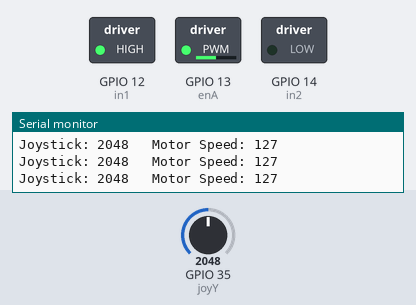
Bench run of a sketch on a simulated ESP32. Shown: switched loads named in the sketch (green lamp = pin HIGH), the last lines printed to the serial monitor. The inputs (shaded band) are chosen by the test bench; at power-on: GPIO 35 (joyY) = 2048.

Above: at 1.2 s.
1.3 s: GPIO 35 (joyY) set to 2866
At 2.5 s:
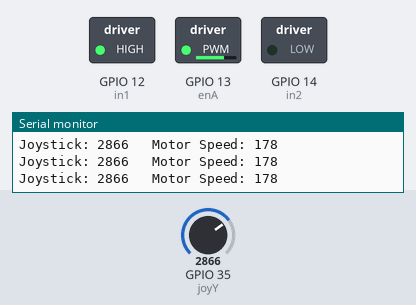
2.8 s: GPIO 35 (joyY) set to 3603
At 4.0 s:
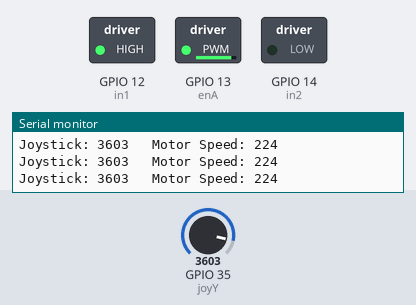
4.3 s: GPIO 35 (joyY) set to 491
At 5.3 s:
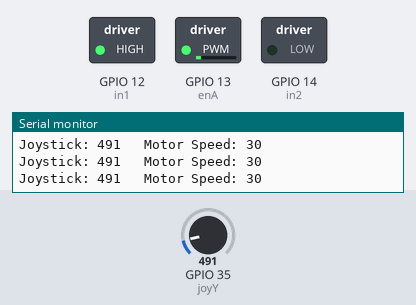
5.8 s: GPIO 35 (joyY) set to 0
At 6.7 s:
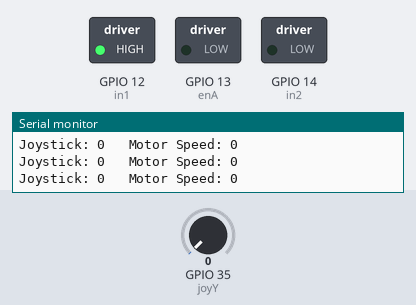
7.3 s: GPIO 35 (joyY) set to 2047
At 8.4 s:
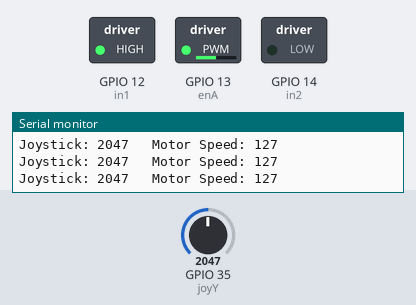
Timing chart, 0 to 9.8 s (numbered marks = the images above; inputs shaded):
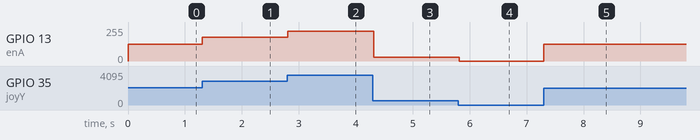

Measured:
- after the input at 1.3 s, GPIO 13 (enA): 127/255 → 178/255 at once
- after the input at 2.8 s, GPIO 13 (enA): 178/255 → 224/255 at once
- after the input at 4.3 s, GPIO 13 (enA): 224/255 → 30/255 at once
- after the input at 5.8 s, GPIO 13 (enA): 30/255 → 0/255 at once
- after the input at 7.3 s, GPIO 13 (enA): 0/255 → 127/255 at once

The sketch:

HapticsInteraction.ino
```cpp
// --------------------
// Motor connections
// --------------------
const int enA = 13;
const int in1 = 12;
const int in2 = 14;

// --------------------
// Joystick connections
// --------------------
const int joyX = 34;
const int joyY = 35;
const int joySW = 32;

void setup() {
  // Motor pins
  pinMode(enA, OUTPUT);
  pinMode(in1, OUTPUT);
  pinMode(in2, OUTPUT);

  // Joystick pins
  pinMode(joyX, INPUT);
  pinMode(joyY, INPUT);
  pinMode(joySW, INPUT_PULLUP);

  // Motor moves forward
  digitalWrite(in1, HIGH);
  digitalWrite(in2, LOW);

  // Start motor off
  analogWrite(enA, 0);

  Serial.begin(115200);
}

void loop() {

  // Read joystick Y axis
  // ESP32 analogRead gives approximately 0 - 4095
  int joystickValue = analogRead(joyY);

  // Convert joystick reading to motor PWM
  // 0 - 4095 becomes 0 - 255
  int motorSpeed = map(joystickValue, 0, 4095, 0, 255);

  // Set motor speed
  analogWrite(enA, motorSpeed);

  // Print values so we can see them in Serial Monitor
  Serial.print("Joystick: ");
  Serial.print(joystickValue);

  Serial.print("   Motor Speed: ");
  Serial.println(motorSpeed);

  delay(20);
}
```
